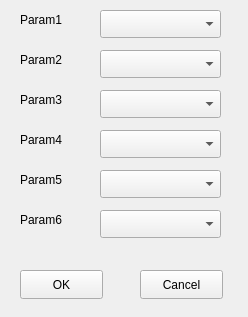
<?xml version="1.0" encoding="UTF-8"?>
<ui version="4.0">
 <class>SettingsForm</class>
 <widget class="QWidget" name="SettingsForm">
  <property name="geometry">
   <rect>
    <x>0</x>
    <y>0</y>
    <width>248</width>
    <height>317</height>
   </rect>
  </property>
  <property name="windowTitle">
   <string>Form</string>
  </property>
  <widget class="QLabel" name="label_6">
   <property name="geometry">
    <rect>
     <x>20</x>
     <y>210</y>
     <width>63</width>
     <height>20</height>
    </rect>
   </property>
   <property name="text">
    <string>Param6</string>
   </property>
  </widget>
  <widget class="QComboBox" name="Param4">
   <property name="geometry">
    <rect>
     <x>100</x>
     <y>130</y>
     <width>121</width>
     <height>28</height>
    </rect>
   </property>
  </widget>
  <widget class="QLabel" name="label_5">
   <property name="geometry">
    <rect>
     <x>20</x>
     <y>170</y>
     <width>63</width>
     <height>20</height>
    </rect>
   </property>
   <property name="text">
    <string>Param5</string>
   </property>
  </widget>
  <widget class="QComboBox" name="Param1">
   <property name="geometry">
    <rect>
     <x>100</x>
     <y>10</y>
     <width>121</width>
     <height>28</height>
    </rect>
   </property>
  </widget>
  <widget class="QLabel" name="label">
   <property name="geometry">
    <rect>
     <x>20</x>
     <y>10</y>
     <width>63</width>
     <height>20</height>
    </rect>
   </property>
   <property name="text">
    <string>Param1</string>
   </property>
  </widget>
  <widget class="QComboBox" name="Param3">
   <property name="geometry">
    <rect>
     <x>100</x>
     <y>90</y>
     <width>121</width>
     <height>28</height>
    </rect>
   </property>
  </widget>
  <widget class="QComboBox" name="Param6">
   <property name="geometry">
    <rect>
     <x>100</x>
     <y>210</y>
     <width>121</width>
     <height>28</height>
    </rect>
   </property>
  </widget>
  <widget class="QPushButton" name="Cancel">
   <property name="geometry">
    <rect>
     <x>140</x>
     <y>270</y>
     <width>83</width>
     <height>29</height>
    </rect>
   </property>
   <property name="text">
    <string>Cancel</string>
   </property>
  </widget>
  <widget class="QComboBox" name="Param5">
   <property name="geometry">
    <rect>
     <x>100</x>
     <y>170</y>
     <width>121</width>
     <height>28</height>
    </rect>
   </property>
  </widget>
  <widget class="QComboBox" name="Param2">
   <property name="geometry">
    <rect>
     <x>100</x>
     <y>50</y>
     <width>121</width>
     <height>28</height>
    </rect>
   </property>
  </widget>
  <widget class="QLabel" name="label_4">
   <property name="geometry">
    <rect>
     <x>20</x>
     <y>130</y>
     <width>63</width>
     <height>20</height>
    </rect>
   </property>
   <property name="text">
    <string>Param4</string>
   </property>
  </widget>
  <widget class="QLabel" name="label_3">
   <property name="geometry">
    <rect>
     <x>20</x>
     <y>90</y>
     <width>63</width>
     <height>20</height>
    </rect>
   </property>
   <property name="text">
    <string>Param3</string>
   </property>
  </widget>
  <widget class="QLabel" name="label_2">
   <property name="geometry">
    <rect>
     <x>20</x>
     <y>50</y>
     <width>63</width>
     <height>20</height>
    </rect>
   </property>
   <property name="text">
    <string>Param2</string>
   </property>
  </widget>
  <widget class="QPushButton" name="OK">
   <property name="geometry">
    <rect>
     <x>20</x>
     <y>270</y>
     <width>83</width>
     <height>29</height>
    </rect>
   </property>
   <property name="text">
    <string>OK</string>
   </property>
  </widget>
 </widget>
 <resources/>
 <connections/>
</ui>
